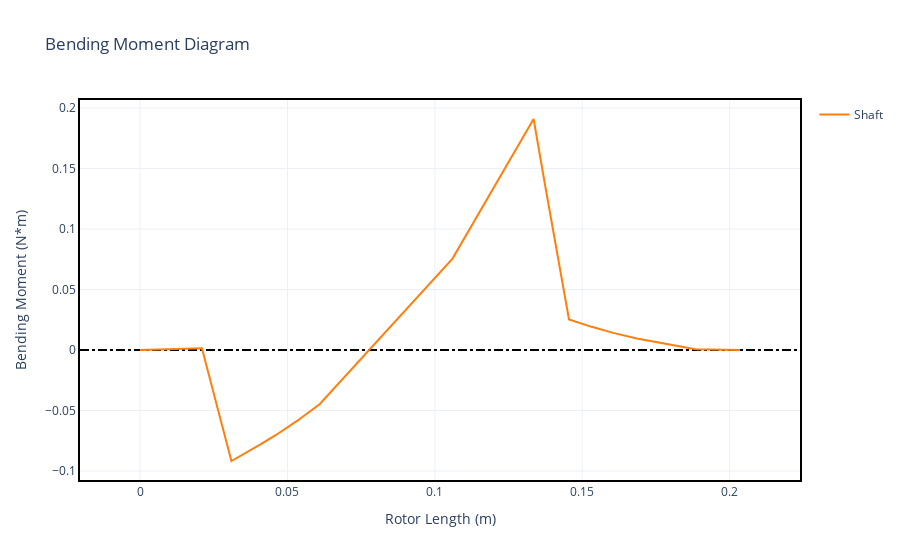

The notebook cell saved with this chart:
### Markdown cell above
#### 4.2.4 - Bending Moment

### Code cell
static.plot_bending_moment()

### Figure 1 — Plotly figure (JSON) as saved in the notebook; plotly's stock layout.template omitted (floating-point values rounded to 4 significant figures)
{"data": [{"hoverinfo": "none", "line": {"color": "black", "dash": "dashdot"}, "mode": "lines", "showlegend": false, "type": "scatter", "x": [-0.02035, 0.2239], "y": [0, 0]}, {"hovertemplate": "Rotor Length (m): %{x:.2f}<br>Bending Moment (N*m): %{y:.2f}", "legendgroup": "Shaft", "line": {"shape": "spline", "smoothing": 1}, "mode": "lines", "name": "Shaft", "showlegend": true, "type": "scatter", "x": [0.0, 0.021, 0.021, 0.031, 0.031, 0.041, 0.041, 0.046, 0.046, 0.0535, 0.0535, 0.061, 0.061, 0.106, 0.106, 0.1335, 0.1335, 0.1375, 0.1375, 0.1455, 0.1455, 0.1532, 0.1532, 0.1608, 0.1608, 0.1685, 0.1685, 0.1875, 0.1875, 0.1885, 0.1885, 0.2035], "y": [0.0, 0.001359, 0.001359, -0.09176, -0.09176, -0.07785, -0.07785, -0.07043, -0.07043, -0.05822, -0.05822, -0.04462, -0.04462, 0.07557, 0.07557, 0.191, 0.191, 0.1348, 0.1348, 0.02519, 0.02519, 0.01916, 0.01916, 0.01393, 0.01393, 0.009518, 0.009518, 0.001059, 0.001059, 0.0006932, 0.0006932, 0.0]}], "layout": {"title": {"text": "Bending Moment Diagram"}, "xaxis": {"title": {"text": "Rotor Length (m)"}}, "yaxis": {"title": {"text": "Bending Moment (N*m)"}}}}
